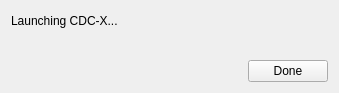
<?xml version="1.0" encoding="UTF-8"?>
<ui version="4.0">
 <class>qdwyrun</class>
 <widget class="QWidget" name="qdwyrun">
  <property name="geometry">
   <rect>
    <x>0</x>
    <y>0</y>
    <width>339</width>
    <height>93</height>
   </rect>
  </property>
  <property name="windowTitle">
   <string>Dwyco CDC-X Launcher</string>
  </property>
  <property name="windowIcon">
   <iconset resource="icons.qrc">
    <normaloff>:/icons/greenguy.png</normaloff>:/icons/greenguy.png</iconset>
  </property>
  <layout class="QGridLayout" name="gridLayout">
   <item row="0" column="0">
    <widget class="QLabel" name="label">
     <property name="text">
      <string>Launching CDC-X...</string>
     </property>
    </widget>
   </item>
   <item row="1" column="0">
    <widget class="QLabel" name="label_2">
     <property name="text">
      <string/>
     </property>
    </widget>
   </item>
   <item row="2" column="0">
    <layout class="QHBoxLayout" name="horizontalLayout">
     <item>
      <spacer name="horizontalSpacer">
       <property name="orientation">
        <enum>Qt::Horizontal</enum>
       </property>
       <property name="sizeHint" stdset="0">
        <size>
         <width>40</width>
         <height>20</height>
        </size>
       </property>
      </spacer>
     </item>
     <item>
      <widget class="QPushButton" name="done_button">
       <property name="text">
        <string>Done</string>
       </property>
      </widget>
     </item>
    </layout>
   </item>
  </layout>
 </widget>
 <layoutdefault spacing="6" margin="11"/>
 <resources>
  <include location="icons.qrc"/>
 </resources>
 <connections/>
</ui>
